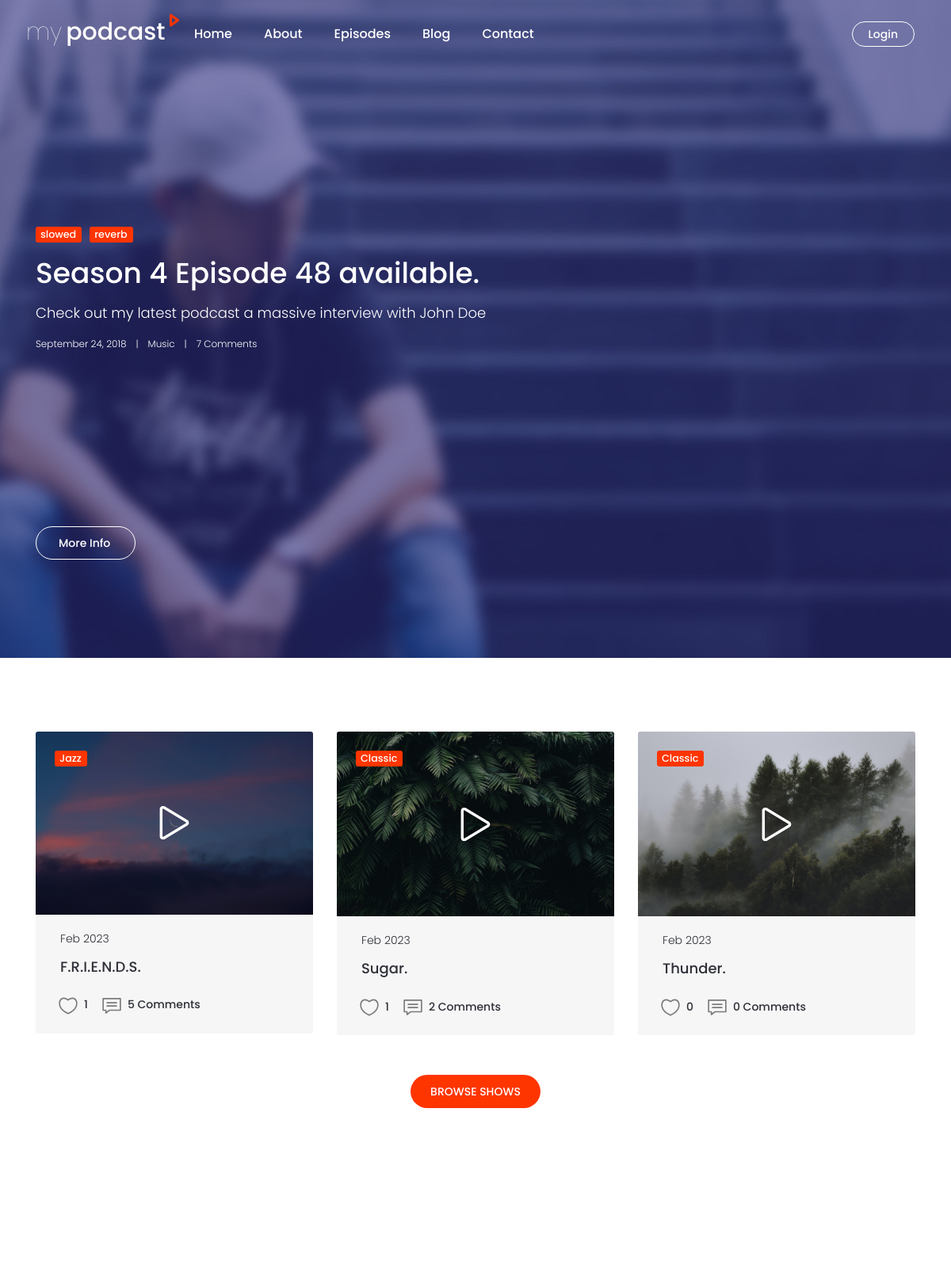
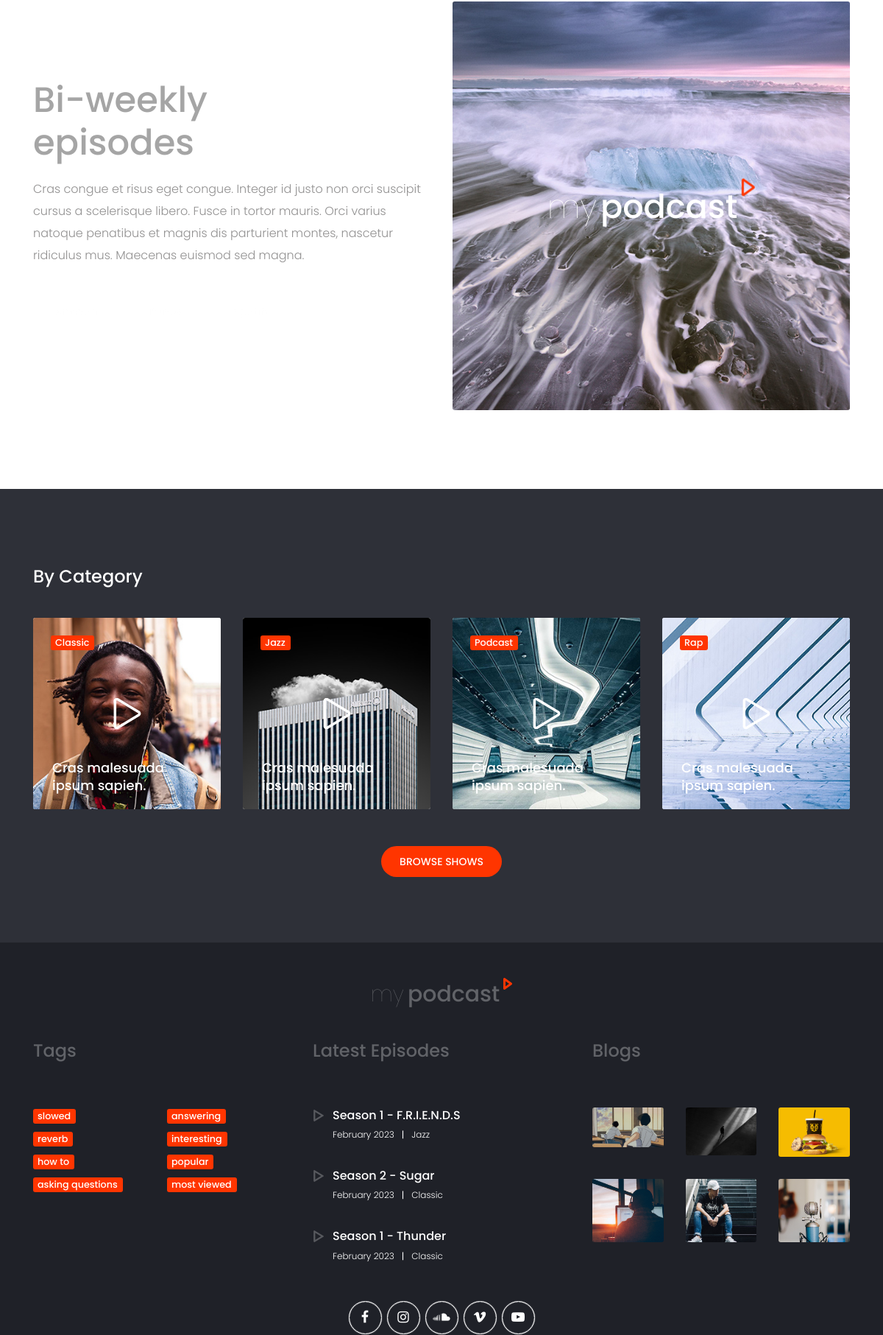
/podcast/ (upper part), run on the app's committed database (2 pictures, top to bottom).
### podcast/models.py (models this page shows)
class Podcast(models.Model):
    author = models.ForeignKey('profiles.Profile', on_delete=models.CASCADE)
    title = models.CharField(max_length=221)
    music = models.FileField(upload_to='music_files/')
    image = models.ImageField(upload_to='music_images/')
    description = models.TextField()
    category = models.ForeignKey(Category, on_delete=models.CASCADE)
    tag = models.ManyToManyField(Tag)
    views = models.IntegerField()
    season = models.ForeignKey(Season, on_delete=models.SET_NULL, null=True, blank=True)
    created_date = models.DateTimeField(auto_now_add=True)

class Category(models.Model):
    title = models.CharField(max_length=221)
    image = models.ImageField(upload_to='cat_image/')

class Tag(models.Model):
    title = models.CharField(max_length=221)

class Season(models.Model):
    title = models.CharField(max_length=221)

### blog/models.py (models this page shows)
class Blog(models.Model):
    author = models.ForeignKey('profiles.Profile', on_delete=models.CASCADE)
    title = models.CharField(max_length=221)
    description = models.TextField()
    image = models.ImageField(upload_to='blog/')
    category = models.ForeignKey(Category, on_delete=models.CASCADE)
    tags = models.ManyToManyField(Tag1)
    created_date = models.DateTimeField(auto_now_add=True)

### podcast/views.py (the view)
# urls.py: path('', index, name='index'),
def index(request):
    podcasts_footer = Podcast.objects.all()[:3]
    podcasts = Podcast.objects.all()[:3]
    blogs = Blog.objects.all()[:6]
    cats = Category.objects.all()
    tags = Tag.objects.all()
    tagsf = Tag.objects.all()
    try:
        user_id = request.user.profile.id
    except:
        user_id = None
    my_liked_musics = Like.objects.filter(author_id=user_id).values_list('music_id')
    my_liked_musics_list = [i[0] for i in my_liked_musics]
    ctx = {
        "object_list": podcasts,
        "object_listf": podcasts_footer,
        "cats": cats,
        "tags": tags,
        "tagsf": tagsf,
        "blogs": blogs,
        'my_liked_musics_list': my_liked_musics_list
    }
    return render(request, 'podcast/index.html', ctx)

### templates/podcast/index.html (shortened to what this page needs)
{%extends 'base.html'%}
{%load static%}
{% block css %}
    <link rel="stylesheet" type="text/css" href="{% static 'styles/main_styles.css' %}">
    <link rel="stylesheet" type="text/css" href="{% static 'styles/responsive.css' %}">
{% endblock %}
{%block content%}
<div class="home">
    <div class="background_image" style="background-image:url({%static 'images/index.jpg'%})"></div>
    <div class="home_container">
        <div class="container">
            <div class="row">
                <div class="col">
                    <div class="home_content">
                        <div class="tags">
                            <ul class="d-flex flex-row align-items-start justify-content-start">
                                <li><a href="#">slowed</a></li>
                                <li><a href="#">reverb</a></li>
                            </ul>
                        </div>
                        <div class="home_title"><h1>Season 4 Episode 48 available.</h1></div>
                        <div class="home_subtitle">Check out my latest podcast a massive interview with John Doe</div>
                        <div class="track_info">
                            <ul class="d-flex flex-row align-items-start justify-content-start">
                                <li><a href="#">September 24, 2018</a></li>
                                <li><a href="#">Music</a></li>
                                <li><a href="#">7 Comments</a></li>
                            </ul>
                        </div>
                        <div class="track track_home">
                            <iframe width="100%" height="166" scrolling="no" frameborder="no" allow="autoplay"
                                    src="https://w.soundcloud.com/player/?url=https%3A//api.soundcloud.com/tracks/197004056&amp;color=%23ff5500&amp;auto_play=false&amp;hide_related=true&amp;show_comments=false&amp;show_user=false&amp;show_reposts=false&amp;show_teaser=false"></iframe>
                        </div>
                        <div class="button_border home_button trans_200"><a href="{%url 'podcast:list'%}">More Info</a></div>
                    </div>
                </div>
            </div>
        </div>
    </div>
</div>
<div class="shows">
    <div class="container">
        <div class="row shows_row">
            {% for object in object_list %}
                <div class="col-lg-4">
                <div class="show">
                    <div class="show_image">
                        <a href="{%url 'podcast:index' %}">
                            <img src="{{object.image.url}}" alt="https://unsplash.com/@icons8">
                        </a>
                        <div class="show_tags">
                            <div class="tags">
                                <ul class="d-flex flex-row align-items-start justify-content-start">
                                    <li><a href="#">{{object.category.title}}</a></li>
                                </ul>
                            </div>
                        </div>
                        <div class="show_play_icon"><img src="{%static 'images/play.svg'%}"
                                                         alt="https://www.flaticon.com/authors/cole-bemis"></div>
                    </div>
                    <div class="show_content">
                        <div class="show_date"><a href="#">{{object.created_date|date:"M Y"}}</a></div>
                        <div class="show_title"><a href="{%url 'podcast:list' %}">{{object.title}}.</a></div>
                        <div class="show_info d-flex flex-row align-items-start justify-content-start">
                            <div class="show_fav d-flex flex-row align-items-center justify-content-start">
                                    <div data-music_id="{{ object.id }}" id="lbtn_{{ object.id }}"
                                         class="do_like {% if object.id in my_liked_musics_list %}active liked {% endif %} show_fav_icon show_info_icon">
                                    </div>
                                    <div class="show_fav_count" id="lcount_{{object.id}}">{{object.music_like.count}}
                                    </div>
                            </div>
                            <div class="show_comments">
                                <a href="#">
                                    <div class="d-flex flex-row align-items-center justify-content-start">
                                        <div class="show_comments_icon show_info_icon"><img class="svg"
                                                                                            alt=""></div>
                                        <div class="show_comments_count">{{object.comments.count}} Comments</div>
                                    </div>
                                </a>
                            </div>
                        </div>
                    </div>
                </div>
            </div>
            {% endfor %}
        </div>
        <div class="row">
            <div class="col text-center">
                <div class="button_fill shows_button"><a href="{% url 'podcast:list' %}">browse shows</a></div>
            </div>
        </div>
    </div>
</div>
<div class="weekly">
    <div class="parallax_background parallax-window" data-parallax="scroll" data-image-src="{%static 'images/weekly.jpg'%}"
         data-speed="0.8"></div>
    <div class="container">
        <div class="row row-eq-height">
            <div class="col-lg-6">
                <div class="weekly_content d-flex flex-column align-items-start justify-content-lg-center justify-content-start">
                    <div>
                        <div class="weekly_title"><h1>Bi-weekly episodes</h1></div>
                        <div class="weekly_text">
                            <p>Cras congue et risus eget congue. Integer id justo non orci suscipit cursus a scelerisque libero. Fusce in tortor mauris. Orci varius natoque penatibus et magnis dis parturient montes, nascetur ridiculus mus. Maecenas euismod sed magna.</p>
                        </div>
                        <div class="shops d-flex flex-row align-items-start justify-content-start flex-wrap">
                            <div class="button_border"><a href="#">Amazon</a></div>
                            <div class="button_border"><a href="#">Itunes</a></div>
                            <div class="button_border"><a href="#">Spotify</a></div>
                        </div>
                    </div>
                </div>
            </div>
            <div class="col-lg-6">
                <div class="weekly_image">
                    <img src="{%static 'images/show_3.jpg'%}" alt="">
                    <div class="logo">
                        <a href="/podcast/" class="d-flex flex-row"><span>my</span>podcast
                            <div><img src="{%static 'images/play_2.png'%}" alt=""></div>
                        </a>
                    </div>
                </div>
            </div>
        </div>
    </div>
</div>
<div class="shows_2">
    <div class="container">
        <div class="row">
            <div class="col">
                <div class="shows_2_title">By Category</div>
            </div>
        </div>
        <div class="row shows_2_row">
            {% for cat in cats %}
                <div class="col-xl-3 col-md-6">
                <div class="show">
                    <div class="show_image">
                        <a href="{% url 'podcast:list' %}">
                            <img src="{{cat.image.url}}" alt="https://unsplash.com/@bkview">
                            <div class="show_play_icon"><img src="{%static 'images/play.svg'%}"
                                                             alt="https://www.flaticon.com/authors/cole-bemis"></div>
                            <div class="show_title_2">Cras malesuada ipsum sapien.</div>
                        </a>
                        <div class="show_tags">
                            <div class="tags">
                                <ul class="d-flex flex-row align-items-start justify-content-start">
                                    <li><a href="{% url 'podcast:list' %}">{{cat.title}}</a></li>
                                </ul>
                            </div>
                        </div>
                    </div>
                </div>
            </div>
            {% endfor %}
        </div>
        <div class="row">
            <div class="col text-center">
                <div class="button_fill shows_2_button"><a href="{% url 'podcast:list' %}">browse shows</a></div>
            </div>
        </div>
    </div>
</div>
{%endblock%}

### templates/footer.html (shortened to what this page needs)
{%load static%}
<footer class="footer">
    <div class="container">
        <div class="row footer_logo_row">
            <div class="col d-flex flex-row align-items-center justify-content-center">
                <div class="logo">
                    <a href="{%url 'podcast:index'%}"><span>my</span>podcast<img src="images/play.png" alt=""></a>
                </div>
            </div>
        </div>
        <div class="row footer_content_row">
            <div class="col-lg-4">
                <div class="footer_title">Tags</div>
                <div class="footer_list">
                    {% for tag in tagsf %}
                    <div>
                        <div><a href="#">{{tag.title}}</a></div>
                    </div>
                    {% endfor %}
                </div>
            </div>
            <div class="col-lg-4">
                <div class="footer_title">Latest Episodes</div>
                <div class="latest_container">
                    {%for object in object_listf %}
                    <div class="latest">
                        <div class="latest_title_container d-flex flex-row align-items-start justify-content-start">
                            <a href="{%url 'podcast:detail' object.id %}">
                                <div class="d-flex flex-row align-items-start justify-content-start">
                                    <div class="latest_play">
                                    </div>
                                    <div class="latest_title_content">
                                        <div class="latest_title">Season {{object.season.id}} - {{object.title}}</div>
                                    </div>
                                </div>
                            </a>
                        </div>
                        <div class="latest_episode_info">
                            <ul class="d-flex flex-row align-items-start justify-content-start">
                                <li><a href="#">{{object.created_date|date:"F Y"}}</a></li>
                                <li><a href="#">{{object.category.title}}</a></li>
                            </ul>
                        </div>
                    </div>
                    {% endfor %}
                </div>
            </div>
            <div class="col-lg-4">
                <div class="footer_title">Blogs</div>
                <div class="gallery d-flex flex-row align-items-start justify-content-start flex-wrap">
                    {% for blog in blogs %}
                    <div class="gallery_item">
                        <a class="colorbox" href="{{blog.image.url}}"><img src="{{blog.image.url}}"
                                                                             alt=""></a>
                    </div>
                    {%endfor%}
                </div>
            </div>
        </div>
        <div class="row footer_social_row">
            <div class="col">
                <div class="footer_social">
                    <ul class="d-flex flex-row align-items-center justify-content-center">
                        <li><a href="#"><i class="fa fa-facebook" aria-hidden="true"></i></a></li>
                        <li><a href="#"><i class="fa fa-instagram" aria-hidden="true"></i></a></li>
                        <li><a href="#"><i class="fa fa-soundcloud" aria-hidden="true"></i></a></li>
                        <li><a href="#"><i class="fa fa-vimeo" aria-hidden="true"></i></a></li>
                        <li><a href="#"><i class="fa fa-youtube-play" aria-hidden="true"></i></a></li>
                    </ul>
                </div>
            </div>
        </div>
    </div>
</footer>

### data on the page
Podcast: image (picture), category "Jazz", created_date "Feb 2023", title "F.R.I.E.N.D.S", music_like.count "1", comments.count "5", season.id "1", created_date "February 2023"
Podcast: image (picture), category "Classic", created_date "Feb 2023", title "Sugar", music_like.count "1", comments.count "2", season.id "2", created_date "February 2023"
Podcast: image (picture), category "Classic", created_date "Feb 2023", title "Thunder", music_like.count "0", comments.count "0", season.id "1", created_date "February 2023"
Category: image (picture), title "Classic"
Category: image (picture), title "Jazz"
Category: image (picture), title "Podcast"
Category: image (picture), title "Rap"
Tag: title "slowed"
Tag: title "reverb"
Tag: title "how to"
Tag: title "asking questions"
Tag: title "answering"
Tag: title "interesting"
Tag: title "popular"
Tag: title "most viewed"
Blog: image (picture)
Blog: image (picture)
Blog: image (picture)
Blog: image (picture)
Blog: image (picture)
Blog: image (picture)
